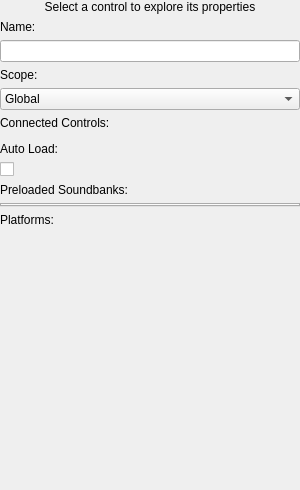
<?xml version="1.0" encoding="UTF-8"?>
<ui version="4.0">
 <class>InspectorPanel</class>
 <widget class="QWidget" name="InspectorPanel">
  <property name="geometry">
   <rect>
    <x>0</x>
    <y>0</y>
    <width>300</width>
    <height>490</height>
   </rect>
  </property>
  <property name="sizePolicy">
   <sizepolicy hsizetype="Expanding" vsizetype="Preferred">
    <horstretch>0</horstretch>
    <verstretch>0</verstretch>
   </sizepolicy>
  </property>
  <property name="minimumSize">
   <size>
    <width>0</width>
    <height>0</height>
   </size>
  </property>
  <property name="windowTitle">
   <string>Inspector Panel</string>
  </property>
  <layout class="QVBoxLayout" name="horizontalLayout_22" stretch="0,0,0">
   <property name="leftMargin">
    <number>0</number>
   </property>
   <property name="topMargin">
    <number>0</number>
   </property>
   <property name="rightMargin">
    <number>0</number>
   </property>
   <property name="bottomMargin">
    <number>0</number>
   </property>
   <item>
    <widget class="QLabel" name="m_pEmptyInspectorLabel">
     <property name="text">
      <string>Select a control to explore its properties</string>
     </property>
     <property name="alignment">
      <set>Qt::AlignCenter</set>
     </property>
    </widget>
   </item>
   <item>
    <widget class="QScrollArea" name="m_pPropertiesPanel">
     <property name="sizePolicy">
      <sizepolicy hsizetype="Expanding" vsizetype="Expanding">
       <horstretch>0</horstretch>
       <verstretch>0</verstretch>
      </sizepolicy>
     </property>
     <property name="minimumSize">
      <size>
       <width>0</width>
       <height>0</height>
      </size>
     </property>
     <property name="frameShape">
      <enum>QFrame::NoFrame</enum>
     </property>
     <property name="horizontalScrollBarPolicy">
      <enum>Qt::ScrollBarAlwaysOff</enum>
     </property>
     <property name="widgetResizable">
      <bool>true</bool>
     </property>
     <widget class="QWidget" name="scrollAreaWidgetContents_3">
      <property name="geometry">
       <rect>
        <x>0</x>
        <y>0</y>
        <width>300</width>
        <height>445</height>
       </rect>
      </property>
      <layout class="QFormLayout" name="m_pInspectorControlsLayout">
       <property name="fieldGrowthPolicy">
        <enum>QFormLayout::AllNonFixedFieldsGrow</enum>
       </property>
       <property name="rowWrapPolicy">
        <enum>QFormLayout::WrapAllRows</enum>
       </property>
       <property name="leftMargin">
        <number>0</number>
       </property>
       <property name="topMargin">
        <number>0</number>
       </property>
       <property name="rightMargin">
        <number>0</number>
       </property>
       <property name="bottomMargin">
        <number>0</number>
       </property>
       <item row="1" column="0">
        <widget class="QLabel" name="m_pNameLabel">
         <property name="minimumSize">
          <size>
           <width>55</width>
           <height>0</height>
          </size>
         </property>
         <property name="text">
          <string>Name:</string>
         </property>
        </widget>
       </item>
       <item row="1" column="1">
        <widget class="QLineEdit" name="m_pNameLineEditor">
         <property name="sizePolicy">
          <sizepolicy hsizetype="Expanding" vsizetype="Fixed">
           <horstretch>0</horstretch>
           <verstretch>0</verstretch>
          </sizepolicy>
         </property>
        </widget>
       </item>
       <item row="2" column="0">
        <widget class="QLabel" name="m_pScopeLabel">
         <property name="minimumSize">
          <size>
           <width>55</width>
           <height>0</height>
          </size>
         </property>
         <property name="text">
          <string>Scope:</string>
         </property>
        </widget>
       </item>
       <item row="2" column="1">
        <widget class="QComboBox" name="m_pScopeDropDown">
         <property name="sizePolicy">
          <sizepolicy hsizetype="Expanding" vsizetype="Fixed">
           <horstretch>0</horstretch>
           <verstretch>0</verstretch>
          </sizepolicy>
         </property>
         <item>
          <property name="text">
           <string>Global</string>
          </property>
         </item>
        </widget>
       </item>
       <item row="3" column="0">
        <widget class="QLabel" name="m_pConnectedControlsLabel">
         <property name="text">
          <string>Connected Controls:</string>
         </property>
        </widget>
       </item>
       <item row="3" column="1">
        <widget class="AudioControls::QConnectionsWidget" name="m_pConnectionList" native="true"/>
       </item>
       <item row="4" column="0">
        <widget class="QLabel" name="m_pAutoLoadLabel">
         <property name="minimumSize">
          <size>
           <width>55</width>
           <height>0</height>
          </size>
         </property>
         <property name="text">
          <string>Auto Load:</string>
         </property>
        </widget>
       </item>
       <item row="4" column="1">
        <widget class="QCheckBox" name="m_pAutoLoadCheckBox">
         <property name="sizePolicy">
          <sizepolicy hsizetype="Expanding" vsizetype="Fixed">
           <horstretch>0</horstretch>
           <verstretch>0</verstretch>
          </sizepolicy>
         </property>
         <property name="text">
          <string/>
         </property>
         <property name="tristate">
          <bool>true</bool>
         </property>
        </widget>
       </item>
       <item row="5" column="0">
        <widget class="QLabel" name="m_pConnectedSoundbanksLabel">
         <property name="text">
          <string>Preloaded Soundbanks:</string>
         </property>
        </widget>
       </item>
       <item row="5" column="1">
        <widget class="QTabWidget" name="m_pPlatformGroupsTabWidget">
         <property name="tabPosition">
          <enum>QTabWidget::North</enum>
         </property>
         <property name="tabShape">
          <enum>QTabWidget::Rounded</enum>
         </property>
         <property name="currentIndex">
          <number>-1</number>
         </property>
         <property name="usesScrollButtons">
          <bool>false</bool>
         </property>
         <property name="documentMode">
          <bool>false</bool>
         </property>
         <property name="tabsClosable">
          <bool>false</bool>
         </property>
        </widget>
       </item>
       <item row="6" column="0">
        <widget class="QLabel" name="m_pPlatformsLabel">
         <property name="text">
          <string>Platforms:</string>
         </property>
        </widget>
       </item>
       <item row="6" column="1">
        <widget class="QWidget" name="m_pPlatformsWidget" native="true">
         <property name="sizePolicy">
          <sizepolicy hsizetype="Expanding" vsizetype="Preferred">
           <horstretch>0</horstretch>
           <verstretch>0</verstretch>
          </sizepolicy>
         </property>
         <layout class="QHBoxLayout" name="m_pPlatformsLayout">
          <property name="spacing">
           <number>9</number>
          </property>
          <property name="leftMargin">
           <number>0</number>
          </property>
          <property name="topMargin">
           <number>0</number>
          </property>
          <property name="rightMargin">
           <number>0</number>
          </property>
          <property name="bottomMargin">
           <number>0</number>
          </property>
         </layout>
        </widget>
       </item>
      </layout>
     </widget>
    </widget>
   </item>
   <item>
    <spacer name="horizontalSpacer">
     <property name="orientation">
      <enum>Qt::Horizontal</enum>
     </property>
     <property name="sizeHint" stdset="0">
      <size>
       <width>300</width>
       <height>20</height>
      </size>
     </property>
    </spacer>
   </item>
  </layout>
 </widget>
 <customwidgets>
  <customwidget>
   <class>AudioControls::QConnectionsWidget</class>
   <extends>QWidget</extends>
   <header>QConnectionsWidget.h</header>
   <container>1</container>
  </customwidget>
 </customwidgets>
 <resources>
  <include location="AudioControlsEditorUI.qrc"/>
 </resources>
 <connections/>
</ui>
